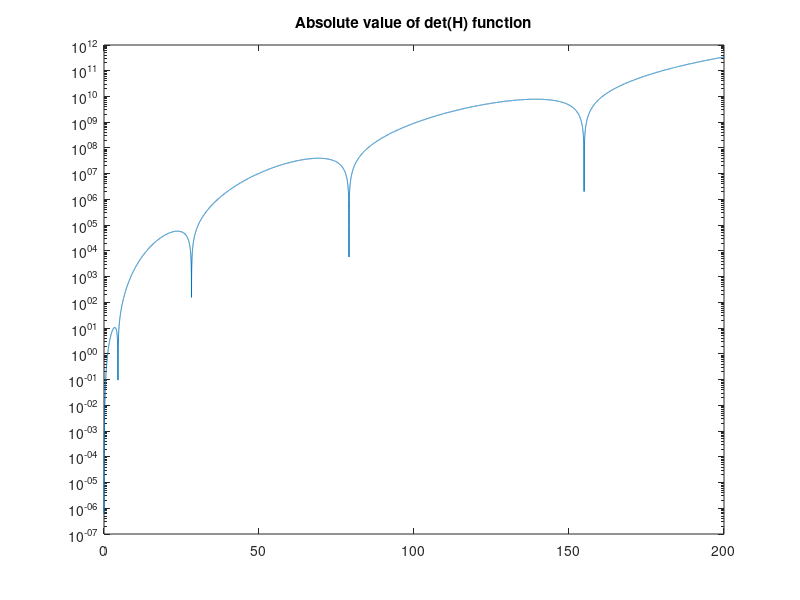
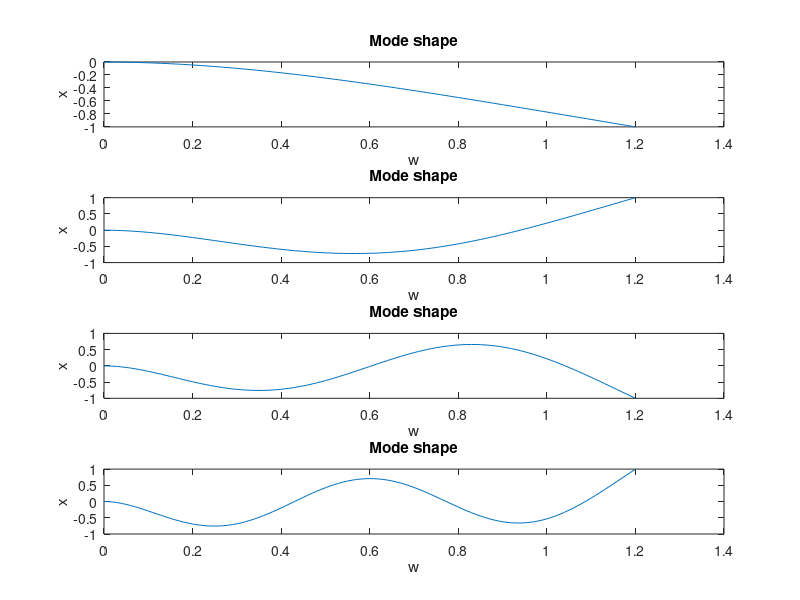
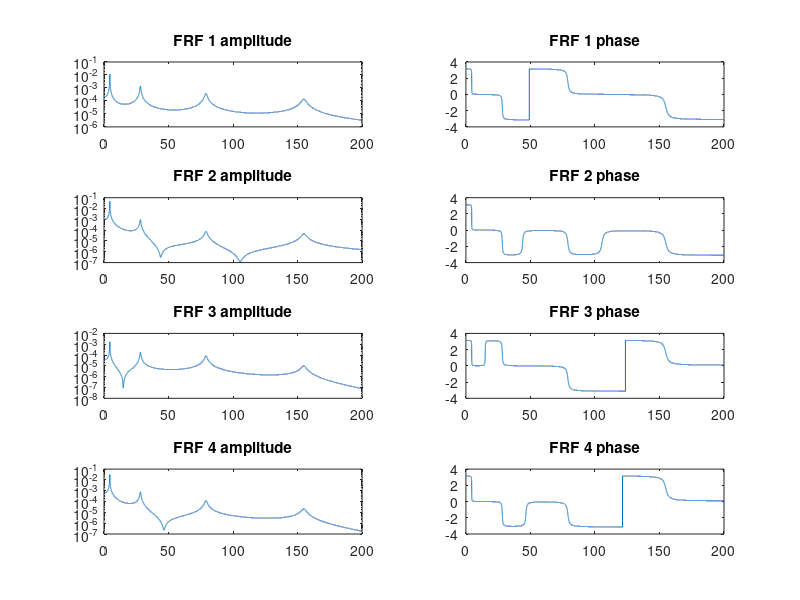
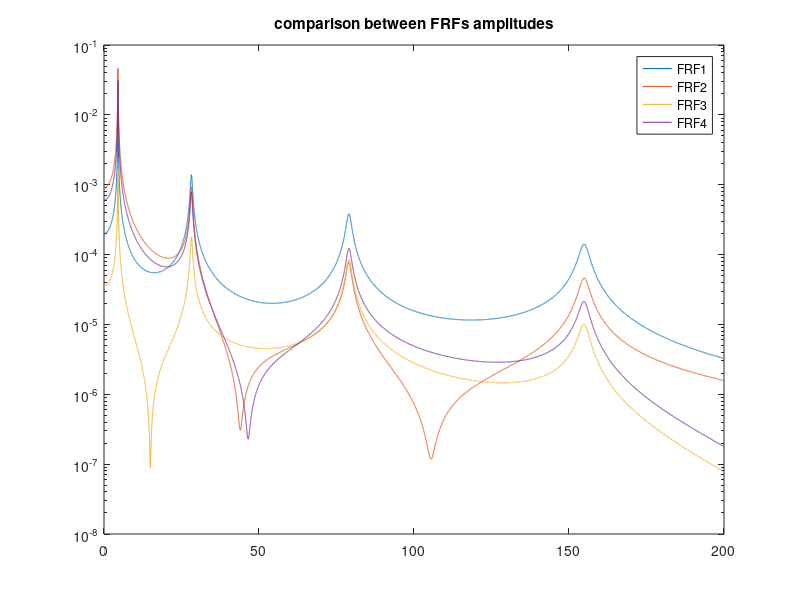

MATLAB code for these plots, in order: (Note: this script raises an error after producing the figures.)
close all
clear all
clc

%% Parameters

L= 1.2;         %[m]
h= 0.008;       %[m]
b= 0.04;        %[m]
rho= 2700;      %[kg/m^3]
E= 68000000000; %[pa]
J= b*h^3/12;    %[m^4]
m= rho*b*h;     %[kg]

%% Vibration modes

%  standing wave solution
% w=[A*cos(g*x)+B*sin(g*x)+C*cosh(g*x)+D*sinh(g*x)]*cos(omega*t+phi);
% dw/dx = [g*(-A*sin(g*x)+B*cos(g*x)+C*sinh(g*x)+D*cosh(g*x)]*cos(omega*t+phi);
% d^2w/dx^2 = [g^2*(-A*cos(g*x)-B*sin(g*x)+C*cosh(g*x)+D*sinh(g*x)]*cos(omega*t+phi);
% d^3w/dx^3 = [g^3*(A*sin(g*x)-B*cos(g*x)+C*sinh(g*x)+D*cosh(g*x)]*cos(omega*t+phi);


% Boundary conditions 
fs=0.01:0.01:200;
w=2*pi*fs;
g= ((m*w.^2)/(E*J)).^(1/4);

%S= zeros(size(w,2),1);

f=  (-2-2.*cos(g.*L).*cosh(g.*L)).*g.^6 ;




%for i= 1:size(w,2)
 %   H= [1 0 1 0; 0 g(i) 0 g(i); -g(i)^2*cos(g(i)*L) -g(i)^2*sin(g(i)*L) g(i)^2*cosh(g(i)*L) g(i)^2*sinh(g(i)*L); g(i)^3*sin(g(i)*L) -g(i)^3*cos(g(i)*L) g(i)^3*sinh(g(i)*L) g(i)^3*cosh(g(i)*L)];
  %  S(i)= det(H);
%end

%figure;
%semilogy (w,abs(S))

figure;
semilogy (fs,abs(f))
title('Absolute value of det(H) function')

%figure
%plot(w,f)

fs_1= 4.5;
fs_2= 28.2;
fs_3= 79;
fs_4= 154.9;

wn_1= 2*pi*fs_1;
wn_2= 2*pi*fs_2;
wn_3= 2*pi*fs_3;
wn_4= 2*pi*fs_4;

g_1=((m*wn_1.^2)/(E*J)).^(1/4);
g_2=((m*wn_2.^2)/(E*J)).^(1/4);
g_3=((m*wn_3.^2)/(E*J)).^(1/4);
g_4=((m*wn_4.^2)/(E*J)).^(1/4);


wn_vector=[wn_1; wn_2; wn_3; wn_4];
g_vector=[g_1; g_2; g_3; g_4];
constants_matrix= [zeros(4,4)];

for i=1:4 
    H= [1 0 1 0; 0 g_vector(i) 0 g_vector(i); -g_vector(i)^2*cos(g_vector(i)*L) -g_vector(i)^2*sin(g_vector(i)*L) g_vector(i)^2*cosh(g_vector(i)*L) g_vector(i)^2*sinh(g_vector(i)*L); g_vector(i)^3*sin(g_vector(i)*L) -g_vector(i)^3*cos(g_vector(i)*L) g_vector(i)^3*sinh(g_vector(i)*L) g_vector(i)^3*cosh(g_vector(i)*L)];
    N=[H(2,1) H(3,1) H(4,1)]';

    H_hat=[H(2,2) H(2,3) H(2,4); H(3,2) H(3,3) H(3,4); H(4,2) H(4,3) H(4,4)];
    X_hat= -inv(H_hat)*N;
    X= [1; X_hat];
    constants_matrix(:,i)=X;
end

X1= constants_matrix(:,1);
X2= constants_matrix(:,2);
X3= constants_matrix(:,3);
X4= constants_matrix(:,4);

disp(['X1 =' mat2str(X1)]);
disp(['X2 =' mat2str(X2)]);
disp(['X3 =' mat2str(X3)]);
disp(['X4 =' mat2str(X4)]);

x=0:0.01:L;

eigenfunctions= zeros(1,4);
figure;
for i= 1:4;
    eigenfunctions=[constants_matrix(1,i)*cos(g_vector(i)*x)+constants_matrix(2,i)*sin(g_vector(i)*x)+constants_matrix(3,i)*cosh(g_vector(i)*x)+constants_matrix(4,i)*sinh(g_vector(i)*x)];

    subplot(4,1,i);
    plot(x,eigenfunctions/max(abs(eigenfunctions)))
    title('Mode shape')
    xlabel('w')
    ylabel('x')

end


%% Frequency response functions 

%Computation of mi
csi= 0.01;
mass= zeros(1,4);

for i= 1:4 
    eigenfunctions=[constants_matrix(1,i)*cos(g_vector(i)*x)+constants_matrix(2,i)*sin(g_vector(i)*x)+constants_matrix(3,i)*cosh(g_vector(i)*x)+constants_matrix(4,i)*sinh(g_vector(i)*x)];
    Y= m.*eigenfunctions.^2;
    mass(i)= trapz(x,Y);
end

xk=[1.2;0.5;0.1;1];
xj=[0.2;1;0.8;0.4];

%FRF n°1

eigenfunctions_ktot1= zeros(1,4);
eigenfunctions_jtot1= zeros(1,4);

for l= 1:4 
   
    eigenfunctions_k=-[constants_matrix(1,l)*cos(g_vector(l)*xk(1))+constants_matrix(2,l)*sin(g_vector(l)*xk(1))+constants_matrix(3,l)*cosh(g_vector(l)*xk(1))+constants_matrix(4,l)*sinh(g_vector(l)*xk(1))];
    eigenfunctions_j=[constants_matrix(1,l)*cos(g_vector(l)*xj(1))+constants_matrix(2,l)*sin(g_vector(l)*xj(1))+constants_matrix(3,l)*cosh(g_vector(l)*xj(1))+constants_matrix(4,l)*sinh(g_vector(l)*xj(1))];
    
    eigenfunctions_ktot1(l)= eigenfunctions_k;
    eigenfunctions_jtot1(l)= eigenfunctions_j;
end



Gjk_1= [((eigenfunctions_ktot1(1).*eigenfunctions_jtot1(1))./mass(1))./(-w.^2+(2.*csi.*wn_vector(1).*w).*sqrt(-1)+ wn_vector(1).^2)]+[((eigenfunctions_ktot1(2).*eigenfunctions_jtot1(2))./mass(2))./(-w.^2+(2.*csi.*wn_vector(2).*w).*sqrt(-1)+ wn_vector(2).^2)]+[((eigenfunctions_ktot1(3).*eigenfunctions_jtot1(3))./mass(3))./(-w.^2+(2.*csi.*wn_vector(3).*w).*sqrt(-1)+ wn_vector(3).^2)]+[((eigenfunctions_ktot1(4).*eigenfunctions_jtot1(4))./mass(4))./(-w.^2+(2.*csi.*wn_vector(4).*w).*sqrt(-1)+ wn_vector(4).^2)];


figure;
title('Amplitudes and phases of the FRFs')
subplot(4,2,1)
semilogy(fs,abs(Gjk_1));
title('FRF 1 amplitude')

subplot(4,2,2)
plot(fs,angle(Gjk_1));
title('FRF 1 phase')

%FRF n°2

eigenfunctions_ktot2= zeros(1,4);
eigenfunctions_jtot2= zeros(1,4);

for l= 1:4 
   
    eigenfunctions_k=-[constants_matrix(1,l)*cos(g_vector(l)*xk(2))+constants_matrix(2,l)*sin(g_vector(l)*xk(2))+constants_matrix(3,l)*cosh(g_vector(l)*xk(2))+constants_matrix(4,l)*sinh(g_vector(l)*xk(2))];
    eigenfunctions_j=[constants_matrix(1,l)*cos(g_vector(l)*xj(2))+constants_matrix(2,l)*sin(g_vector(l)*xj(2))+constants_matrix(3,l)*cosh(g_vector(l)*xj(2))+constants_matrix(4,l)*sinh(g_vector(l)*xj(2))];
    
    eigenfunctions_ktot2(l)= eigenfunctions_k;
    eigenfunctions_jtot2(l)= eigenfunctions_j;
end



Gjk_2= [((eigenfunctions_ktot2(1).*eigenfunctions_jtot2(1))./mass(1))./(-w.^2+(2.*csi.*wn_vector(1).*w).*sqrt(-1)+ wn_vector(1).^2)]+[((eigenfunctions_ktot2(2).*eigenfunctions_jtot2(2))./mass(2))./(-w.^2+(2.*csi.*wn_vector(2).*w).*sqrt(-1)+ wn_vector(2).^2)]+[((eigenfunctions_ktot2(3).*eigenfunctions_jtot2(3))./mass(3))./(-w.^2+(2.*csi.*wn_vector(3).*w).*sqrt(-1)+ wn_vector(3).^2)]+[((eigenfunctions_ktot2(4).*eigenfunctions_jtot2(4))./mass(4))./(-w.^2+(2.*csi.*wn_vector(4).*w).*sqrt(-1)+ wn_vector(4).^2)];


subplot(4,2,3)
semilogy(fs,abs(Gjk_2));
title('FRF 2 amplitude')
subplot(4,2,4)
plot(fs,angle(Gjk_2));
title('FRF 2 phase')

%FRF n°3

eigenfunctions_ktot3= zeros(1,4);
eigenfunctions_jtot3= zeros(1,4);

for l= 1:4 
   
    eigenfunctions_k=-[constants_matrix(1,l)*cos(g_vector(l)*xk(3))+constants_matrix(2,l)*sin(g_vector(l)*xk(3))+constants_matrix(3,l)*cosh(g_vector(l)*xk(3))+constants_matrix(4,l)*sinh(g_vector(l)*xk(3))];
    eigenfunctions_j=[constants_matrix(1,l)*cos(g_vector(l)*xj(3))+constants_matrix(2,l)*sin(g_vector(l)*xj(3))+constants_matrix(3,l)*cosh(g_vector(l)*xj(3))+constants_matrix(4,l)*sinh(g_vector(l)*xj(3))];
    
    eigenfunctions_ktot3(l)= eigenfunctions_k;
    eigenfunctions_jtot3(l)= eigenfunctions_j;
end



Gjk_3= [((eigenfunctions_ktot3(1).*eigenfunctions_jtot3(1))./mass(1))./(-w.^2+(2.*csi.*wn_vector(1).*w).*sqrt(-1)+ wn_vector(1).^2)]+[((eigenfunctions_ktot3(2).*eigenfunctions_jtot3(2))./mass(2))./(-w.^2+(2.*csi.*wn_vector(2).*w).*sqrt(-1)+ wn_vector(2).^2)]+[((eigenfunctions_ktot3(3).*eigenfunctions_jtot3(3))./mass(3))./(-w.^2+(2.*csi.*wn_vector(3).*w).*sqrt(-1)+ wn_vector(3).^2)]+[((eigenfunctions_ktot3(4).*eigenfunctions_jtot3(4))./mass(4))./(-w.^2+(2.*csi.*wn_vector(4).*w).*sqrt(-1)+ wn_vector(4).^2)];


subplot(4,2,5)
semilogy(fs,abs(Gjk_3));
title('FRF 3 amplitude')
subplot(4,2,6)
plot(fs,angle(Gjk_3));
title('FRF 3 phase')


%FRF n°4

eigenfunctions_ktot4= zeros(1,4);
eigenfunctions_jtot4= zeros(1,4);

for l= 1:4 
   
    eigenfunctions_k=-[constants_matrix(1,l)*cos(g_vector(l)*xk(4))+constants_matrix(2,l)*sin(g_vector(l)*xk(4))+constants_matrix(3,l)*cosh(g_vector(l)*xk(4))+constants_matrix(4,l)*sinh(g_vector(l)*xk(4))];
    eigenfunctions_j=[constants_matrix(1,l)*cos(g_vector(l)*xj(4))+constants_matrix(2,l)*sin(g_vector(l)*xj(4))+constants_matrix(3,l)*cosh(g_vector(l)*xj(4))+constants_matrix(4,l)*sinh(g_vector(l)*xj(4))];
    
    eigenfunctions_ktot4(l)= eigenfunctions_k;
    eigenfunctions_jtot4(l)= eigenfunctions_j;
end



Gjk_4= [((eigenfunctions_ktot4(1).*eigenfunctions_jtot4(1))./mass(1))./(-w.^2+(2.*csi.*wn_vector(1).*w).*sqrt(-1)+ wn_vector(1).^2)]+[((eigenfunctions_ktot4(2).*eigenfunctions_jtot4(2))./mass(2))./(-w.^2+(2.*csi.*wn_vector(2).*w).*sqrt(-1)+ wn_vector(2).^2)]+[((eigenfunctions_ktot4(3).*eigenfunctions_jtot4(3))./mass(3))./(-w.^2+(2.*csi.*wn_vector(3).*w).*sqrt(-1)+ wn_vector(3).^2)]+[((eigenfunctions_ktot4(4).*eigenfunctions_jtot4(4))./mass(4))./(-w.^2+(2.*csi.*wn_vector(4).*w).*sqrt(-1)+ wn_vector(4).^2)];


subplot(4,2,7)
semilogy(fs,abs(Gjk_4));
title('FRF 4 amplitude')
subplot(4,2,8)
plot(fs,angle(Gjk_4));
title('FRF 4 phase')

%Comparison between FRFs

figure
semilogy(fs,abs(Gjk_1));
hold on
semilogy(fs,abs(Gjk_2));
hold on
semilogy(fs,abs(Gjk_3));
hold on
semilogy(fs,abs(Gjk_4));

title('comparison between FRFs amplitudes')
legend('FRF1','FRF2','FRF3','FRF4')

% figure
% plot(fs,angle(Gjk_1));
% hold on
% plot(fs,angle(Gjk_2));
% hold on
% plot(fs,angle(Gjk_3));
% hold on
% plot(fs,angle(Gjk_4));
% 
% title('comparison between FRFs phases')
% legend('FRF1','FRF2','FRF3','FRF4')
Gjk_tot=[Gjk_1;Gjk_2;Gjk_3;Gjk_4];
fs_tot=[fs_1;fs_2;fs_3;fs_4];
w2= 4.545*2*pi;
w1= 4.455*2*pi;
est_damp1= (w2^2-w1^2)/(4*wn_1^2);

w2= 79.74*2*pi;
w1= 78.17*2*pi;
est_damp3= (w2^2-w1^2)/(4*wn_3^2);

w2= 28.46*2*pi;
w1= 27.88*2*pi;
est_damp2= (w2^2-w1^2)/(4*wn_2^2);

w2= 156.36*2*pi;
w1= 153.31*2*pi;
est_damp4= (w2^2-w1^2)/(4*wn_3^2);

est_damp= [est_damp1;est_damp2;est_damp3;est_damp4];

entrata_Gjk= fs_tot(1)/0.01;
estim11= imag(Gjk_1(entrata_Gjk)).*2.*wn_1.^2.*est_damp1;
estim12= imag(Gjk_2(entrata_Gjk)).*2.*wn_1.^2.*est_damp1;
estim13= imag(Gjk_3(entrata_Gjk)).*2.*wn_1.^2.*est_damp1;
estim14= imag(Gjk_4(entrata_Gjk)).*2.*wn_1.^2.*est_damp1;

entrata_Gjk= fs_tot(2)/0.01;
estim21= imag(Gjk_1(entrata_Gjk)).*2.*wn_2.^2.*est_damp2;
estim22= imag(Gjk_2(entrata_Gjk)).*2.*wn_2.^2.*est_damp2;
estim23= imag(Gjk_3(entrata_Gjk)).*2.*wn_2.^2.*est_damp2;
estim24= imag(Gjk_4(entrata_Gjk)).*2.*wn_2.^2.*est_damp2;

entrata_Gjk= fs_tot(3)/0.01;
estim31= imag(Gjk_1(entrata_Gjk)).*2.*wn_3.^2.*est_damp3;
estim32= imag(Gjk_2(entrata_Gjk)).*2.*wn_3.^2.*est_damp3;
estim33= imag(Gjk_3(entrata_Gjk)).*2.*wn_3.^2.*est_damp3;
estim34= imag(Gjk_4(entrata_Gjk)).*2.*wn_3.^2.*est_damp3;

entrata_Gjk= fs_tot(4)/0.01;
estim41= imag(Gjk_1(entrata_Gjk)).*2.*wn_4.^2.*est_damp4;
estim42= imag(Gjk_2(entrata_Gjk)).*2.*wn_4.^2.*est_damp4;
estim43= imag(Gjk_3(entrata_Gjk)).*2.*wn_4.^2.*est_damp4;
estim44= imag(Gjk_4(entrata_Gjk)).*2.*wn_4.^2.*est_damp4;

estimation_A= [estim11 estim21 estim31 estim41;     %first number=peak, second number=FRF
               estim12 estim22 estim32 estim42;
               estim13 estim23 estim33 estim43;
               estim14 estim24 estim34 estim44];


%% Modal parameters identification
% Peak 1 FRF 1

for k=1:4   %number of peaks
for s=1:4   %number of FRFs
fs=fs_tot(k)-2:0.01:fs_tot(k)+2;
omegafs = 2*pi*fs;

GrEXP = [ Gjk_1((fs_tot(k)-2)*100:(fs_tot(k)-2)*100-1+size(fs,2)) ; Gjk_2((fs_tot(k)-2)*100:(fs_tot(k)-2)*100-1+size(fs,2)) ; Gjk_3((fs_tot(k)-2)*100:(fs_tot(k)-2)*100-1+size(fs,2)) ; Gjk_4((fs_tot(k)-2)*100:(fs_tot(k)-2)*100-1+size(fs,2)) ];

% Least square minimization (have a look on epsilon function)

% Initial guesses
x0 = [estimation_A(1,k),estimation_A(2,k),estimation_A(3,k),estimation_A(4,k),est_damp(k),wn_vector(k),0,0,0,0,0,0,0,0,0,0,0,0,0,0,0,0];
% Lsqm function
%options=optimoptions('lsqnonlin','Display','iter','MaxFunctionEvaluations',13000);
x = lsqnonlin(@(x) epsilon1(x, omegafs, GrEXP), x0,[],[],[]);
% Having a first look at x
disp(x);

% Computing of GrNUMs to compare them to Gjk

%  each GrNUMi is supposed to match with the peak number i 

GrNUM1 = (-x(s)./(-omegafs.^2 + 1i*2*x(5)*x(6)*omegafs + x(6)^2)) + (x(s+6)+1i*x(s+10)./(omegafs.^2)) + x(s+14)+1i*x(s+18);
freq_range= 0.01:0.01:200;
figure
subplot(2,1,1)
semilogy(freq_range,abs(Gjk_tot(s,:)))
hold on 
semilogy(fs,abs(GrNUM1),'o')
subplot(2,1,2)
plot(freq_range,angle(Gjk_tot(s,:)))
hold on 
plot(fs,angle(GrNUM1),'o')
end
end

GrNUM1 = (estimation_A(1,4)./(-omegafs.^2 + 1i*2*0.01*wn_4*omegafs + wn_4^2))
freq_range= 0.01:0.01:200;
figure
subplot(2,1,1)
semilogy(freq_range,abs(Gjk_tot(1,:)))
hold on 
semilogy(fs,abs(GrNUM1),'o')
subplot(2,1,2)
plot(freq_range,angle(Gjk_tot(1,:)))
hold on 
plot(fs,angle(GrNUM1),'o')

% 
%  fs=115:0.01:200;
% 
% y_damp= max(abs(Gjk_1(11500:11499+size(fs,2))))*sqrt(2)/2;
% figure
% semilogy(fs,abs(Gjk_1(11500:11499+size(fs,2))));
% hold on
% k=y_damp*ones(size(fs,2));
% plot(fs,k);

%Mode shape identification
X1num=[0.1778,0.7369,0.027,0.4946];
figure

x=0:0.01:L;
eigenfunctions=[constants_matrix(1,1)*cos(g_vector(1)*x)+constants_matrix(2,1)*sin(g_vector(1)*x)+constants_matrix(3,1)*cosh(g_vector(1)*x)+constants_matrix(4,1)*sinh(g_vector(1)*x)];
plot(xk,X1num,'o')
hold on
plot(x,eigenfunctions)
hold on


% figure 
% plot(xj,x2(1:4),'o')
% 
% figure 
% plot(xj,x3(1:4),'o')
% 
% figure 
% plot(xj,x4(1:4),'o')
